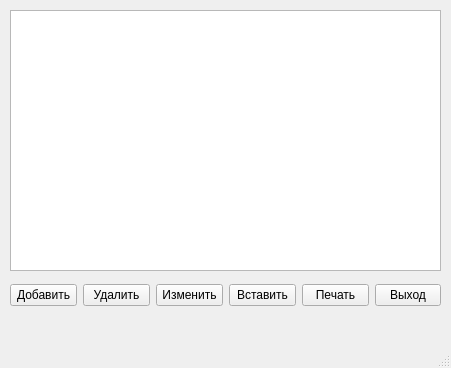
<?xml version="1.0" encoding="UTF-8"?>
<ui version="4.0">
 <class>MainWindow</class>
 <widget class="QMainWindow" name="MainWindow">
  <property name="geometry">
   <rect>
    <x>0</x>
    <y>0</y>
    <width>451</width>
    <height>368</height>
   </rect>
  </property>
  <property name="windowTitle">
   <string>MainWindow</string>
  </property>
  <widget class="QWidget" name="centralwidget">
   <widget class="QTableView" name="tableView">
    <property name="geometry">
     <rect>
      <x>10</x>
      <y>10</y>
      <width>431</width>
      <height>261</height>
     </rect>
    </property>
    <property name="selectionMode">
     <enum>QAbstractItemView::SingleSelection</enum>
    </property>
    <property name="selectionBehavior">
     <enum>QAbstractItemView::SelectRows</enum>
    </property>
   </widget>
   <widget class="QWidget" name="horizontalLayoutWidget">
    <property name="geometry">
     <rect>
      <x>10</x>
      <y>270</y>
      <width>431</width>
      <height>51</height>
     </rect>
    </property>
    <layout class="QHBoxLayout" name="horizontalLayout">
     <item>
      <widget class="QPushButton" name="pushButton">
       <property name="text">
        <string>Добавить</string>
       </property>
      </widget>
     </item>
     <item>
      <widget class="QPushButton" name="pushButton_2">
       <property name="text">
        <string>Удалить</string>
       </property>
      </widget>
     </item>
     <item>
      <widget class="QPushButton" name="pushButton_3">
       <property name="text">
        <string>Изменить</string>
       </property>
      </widget>
     </item>
     <item>
      <widget class="QPushButton" name="pushButton_4">
       <property name="text">
        <string>Вставить</string>
       </property>
      </widget>
     </item>
     <item>
      <widget class="QPushButton" name="pushButton_6">
       <property name="text">
        <string>Печать</string>
       </property>
      </widget>
     </item>
     <item>
      <widget class="QPushButton" name="pushButton_5">
       <property name="text">
        <string>Выход</string>
       </property>
      </widget>
     </item>
    </layout>
   </widget>
  </widget>
  <widget class="QMenuBar" name="menubar">
   <property name="geometry">
    <rect>
     <x>0</x>
     <y>0</y>
     <width>451</width>
     <height>21</height>
    </rect>
   </property>
  </widget>
  <widget class="QStatusBar" name="statusbar"/>
 </widget>
 <resources/>
 <connections/>
</ui>
